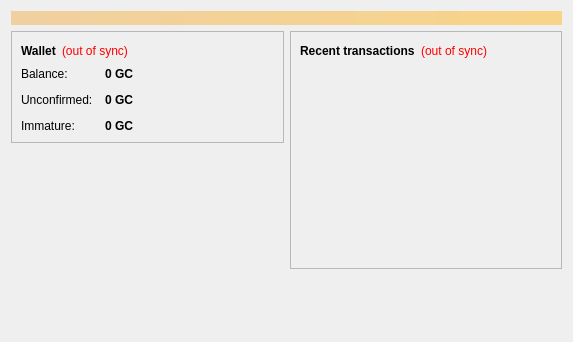
<?xml version="1.0" encoding="UTF-8"?>
<ui version="4.0">
 <class>OverviewPage</class>
 <widget class="QWidget" name="OverviewPage">
  <property name="geometry">
   <rect>
    <x>0</x>
    <y>0</y>
    <width>573</width>
    <height>342</height>
   </rect>
  </property>
  <property name="windowTitle">
   <string>Form</string>
  </property>
  <layout class="QVBoxLayout" name="topLayout">
   <item>
    <widget class="QLabel" name="labelAlerts">
     <property name="visible">
      <bool>false</bool>
     </property>
     <property name="styleSheet">
      <string notr="true">background-color: qlineargradient(x1: 0, y1: 0, x2: 1, y2: 0, stop:0 #F0D0A0, stop:1 #F8D488); color:#000000;</string>
     </property>
     <property name="wordWrap">
      <bool>true</bool>
     </property>
     <property name="margin">
      <number>3</number>
     </property>
    </widget>
   </item>
   <item>
    <layout class="QHBoxLayout" name="horizontalLayout" stretch="1,1">
     <item>
      <layout class="QVBoxLayout" name="verticalLayout_2">
       <item>
        <widget class="QFrame" name="frame">
         <property name="frameShape">
          <enum>QFrame::StyledPanel</enum>
         </property>
         <property name="frameShadow">
          <enum>QFrame::Raised</enum>
         </property>
         <layout class="QVBoxLayout" name="verticalLayout_4">
          <item>
           <layout class="QHBoxLayout" name="horizontalLayout_4">
            <item>
             <widget class="QLabel" name="label_5">
              <property name="font">
               <font>
                <weight>75</weight>
                <bold>true</bold>
               </font>
              </property>
              <property name="text">
               <string>Wallet</string>
              </property>
             </widget>
            </item>
            <item>
             <widget class="QLabel" name="labelWalletStatus">
              <property name="toolTip">
               <string>The displayed information may be out of date. Your wallet automatically synchronizes with the Gemoneycoin network after a connection is established, but this process has not completed yet.</string>
              </property>
              <property name="styleSheet">
               <string notr="true">QLabel { color: red; }</string>
              </property>
              <property name="text">
               <string notr="true">(out of sync)</string>
              </property>
              <property name="alignment">
               <set>Qt::AlignLeading|Qt::AlignLeft|Qt::AlignVCenter</set>
              </property>
             </widget>
            </item>
            <item>
             <spacer name="horizontalSpacer_2">
              <property name="orientation">
               <enum>Qt::Horizontal</enum>
              </property>
              <property name="sizeHint" stdset="0">
               <size>
                <width>40</width>
                <height>20</height>
               </size>
              </property>
             </spacer>
            </item>
           </layout>
          </item>
          <item>
           <layout class="QFormLayout" name="formLayout_2">
            <property name="fieldGrowthPolicy">
             <enum>QFormLayout::AllNonFixedFieldsGrow</enum>
            </property>
            <property name="horizontalSpacing">
             <number>12</number>
            </property>
            <property name="verticalSpacing">
             <number>12</number>
            </property>
            <item row="0" column="0">
             <widget class="QLabel" name="label">
              <property name="text">
               <string>Balance:</string>
              </property>
             </widget>
            </item>
            <item row="0" column="1">
             <widget class="QLabel" name="labelBalance">
              <property name="font">
               <font>
                <weight>75</weight>
                <bold>true</bold>
               </font>
              </property>
              <property name="cursor">
               <cursorShape>IBeamCursor</cursorShape>
              </property>
              <property name="toolTip">
               <string>Your current balance</string>
              </property>
              <property name="text">
               <string notr="true">0 GC</string>
              </property>
              <property name="textInteractionFlags">
               <set>Qt::LinksAccessibleByMouse|Qt::TextSelectableByKeyboard|Qt::TextSelectableByMouse</set>
              </property>
             </widget>
            </item>
            <item row="1" column="0">
             <widget class="QLabel" name="label_3">
              <property name="text">
               <string>Unconfirmed:</string>
              </property>
             </widget>
            </item>
            <item row="1" column="1">
             <widget class="QLabel" name="labelUnconfirmed">
              <property name="font">
               <font>
                <weight>75</weight>
                <bold>true</bold>
               </font>
              </property>
              <property name="cursor">
               <cursorShape>IBeamCursor</cursorShape>
              </property>
              <property name="toolTip">
               <string>Total of transactions that have yet to be confirmed, and do not yet count toward the current balance</string>
              </property>
              <property name="text">
               <string notr="true">0 GC</string>
              </property>
              <property name="textInteractionFlags">
               <set>Qt::LinksAccessibleByMouse|Qt::TextSelectableByKeyboard|Qt::TextSelectableByMouse</set>
              </property>
             </widget>
            </item>
            <item row="2" column="0">
             <widget class="QLabel" name="labelImmatureText">
              <property name="text">
               <string>Immature:</string>
              </property>
             </widget>
            </item>
            <item row="2" column="1">
             <widget class="QLabel" name="labelImmature">
              <property name="font">
               <font>
                <weight>75</weight>
                <bold>true</bold>
               </font>
              </property>
              <property name="toolTip">
               <string>Mined balance that has not yet matured</string>
              </property>
              <property name="text">
               <string notr="true">0 GC</string>
              </property>
              <property name="textInteractionFlags">
               <set>Qt::LinksAccessibleByMouse|Qt::TextSelectableByKeyboard|Qt::TextSelectableByMouse</set>
              </property>
             </widget>
            </item>
           </layout>
          </item>
         </layout>
        </widget>
       </item>
       <item>
        <spacer name="verticalSpacer">
         <property name="orientation">
          <enum>Qt::Vertical</enum>
         </property>
         <property name="sizeHint" stdset="0">
          <size>
           <width>20</width>
           <height>40</height>
          </size>
         </property>
        </spacer>
       </item>
      </layout>
     </item>
     <item>
      <layout class="QVBoxLayout" name="verticalLayout_3">
       <item>
        <widget class="QFrame" name="frame_2">
         <property name="frameShape">
          <enum>QFrame::StyledPanel</enum>
         </property>
         <property name="frameShadow">
          <enum>QFrame::Raised</enum>
         </property>
         <layout class="QVBoxLayout" name="verticalLayout">
          <item>
           <layout class="QHBoxLayout" name="horizontalLayout_2">
            <item>
             <widget class="QLabel" name="label_4">
              <property name="text">
               <string>&lt;b&gt;Recent transactions&lt;/b&gt;</string>
              </property>
             </widget>
            </item>
            <item>
             <widget class="QLabel" name="labelTransactionsStatus">
              <property name="toolTip">
               <string>The displayed information may be out of date. Your wallet automatically synchronizes with the Gemoneycoin network after a connection is established, but this process has not completed yet.</string>
              </property>
              <property name="styleSheet">
               <string notr="true">QLabel { color: red; }</string>
              </property>
              <property name="text">
               <string notr="true">(out of sync)</string>
              </property>
              <property name="alignment">
               <set>Qt::AlignRight|Qt::AlignTrailing|Qt::AlignVCenter</set>
              </property>
             </widget>
            </item>
            <item>
             <spacer name="horizontalSpacer">
              <property name="orientation">
               <enum>Qt::Horizontal</enum>
              </property>
              <property name="sizeHint" stdset="0">
               <size>
                <width>40</width>
                <height>20</height>
               </size>
              </property>
             </spacer>
            </item>
           </layout>
          </item>
          <item>
           <widget class="QListView" name="listTransactions">
            <property name="styleSheet">
             <string notr="true">QListView { background: transparent; }</string>
            </property>
            <property name="frameShape">
             <enum>QFrame::NoFrame</enum>
            </property>
            <property name="verticalScrollBarPolicy">
             <enum>Qt::ScrollBarAlwaysOff</enum>
            </property>
            <property name="horizontalScrollBarPolicy">
             <enum>Qt::ScrollBarAlwaysOff</enum>
            </property>
            <property name="selectionMode">
             <enum>QAbstractItemView::NoSelection</enum>
            </property>
           </widget>
          </item>
         </layout>
        </widget>
       </item>
       <item>
        <spacer name="verticalSpacer_2">
         <property name="orientation">
          <enum>Qt::Vertical</enum>
         </property>
         <property name="sizeHint" stdset="0">
          <size>
           <width>20</width>
           <height>40</height>
          </size>
         </property>
        </spacer>
       </item>
      </layout>
     </item>
    </layout>
   </item>
  </layout>
 </widget>
 <resources/>
 <connections/>
</ui>
